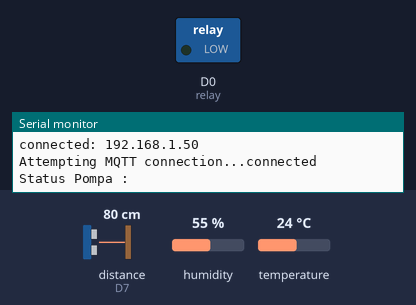
Recording of a sketch running on a simulated ESP8266 (NodeMCU). Shown: switched loads named in the sketch (green lamp = pin HIGH), the last lines printed to the serial monitor. Wiring (inferred from the names in the program): ultrasonic range finder: trigger D8; echo D7. The test bench sets the inputs (shaded band); at power-on: humidity 55 %, distance to the obstacle (sensor on D7) 80 cm, temperature 24 °C. The echo pulse lasts 58.3 µs per cm; WiFi joins after 1.5 s; servers stay silent unless stated; the local clock reads 2024-03-15 10:24:30 at power-on unless the sketch sets it; random numbers use the default seed unless the sketch sets one; no MQTT or app messages arrive unless stated; the audio player accepts every command and is not drawn; pins used as bus, display or sensor lines are not drawn.

Above: at 3.7 s.
3.8 s: humidity set to 78 %
7.0 s: humidity set to 81 %
At 10.5 s:
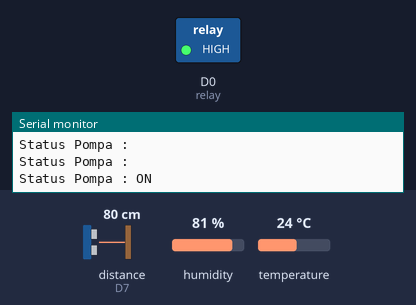
Timing chart, 0 to 12.0 s (numbered marks = the images above; inputs shaded):
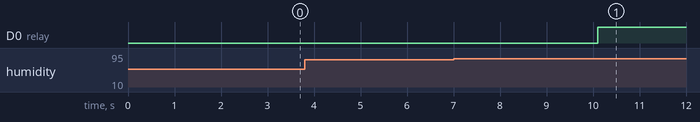

The sketch:

Sonic_Bloom.ino
```cpp
#include <ESP8266WiFi.h>
#include <PubSubClient.h>
#include <DHT.h>
#include <RTClib.h>
#include <Wire.h>
#include <string.h>
#include <DFPlayer_Mini_Mp3.h>
#include <SoftwareSerial.h>


#define PIN_BUSY D5

RTC_DS3231 rtc;
//wiring DS3231;
//SDA ==> D1
//SCL ==> D2

char t[32];


//wiring yang buat musik
SoftwareSerial mp3Serial(D3, D4); // RX, TX


//relay
#define relay D0 //PIN D0 (nodemcu) ==== pin IN (relay)


//ini wiring DHT
#define DHTPIN D6                   //PIN GPIO2 = PIN D4(nodemcu) ==== pin kedua dari kiri (DHT11)
#define DHTTYPE DHT11               //Tipe DHT
DHT dht (DHTPIN,DHTTYPE);

//ini wiring ultrasonic
#define triggerPin  D8 //pin triger  ke D8 ==== pin trig (ultrasonic)
#define echoPin     D7 //pin echo  ke D7 ==== pin echo (ultrasonic)


const char* ssid = "VillaRahayu2";
const char* password =  "bandung1";
const char* mqtt_server = "180.250.135.100";
const int mqtt_port = 8833;


WiFiClient espClient;
PubSubClient client(espClient);

void setup_wifi() {

  delay(10);
  Serial.println();
  Serial.print("Connecting to ");
  Serial.println(ssid);

  WiFi.mode(WIFI_STA);
  WiFi.begin(ssid, password);

  while (WiFi.status() != WL_CONNECTED) {
    delay(500);
    Serial.print(".");
  }

  randomSeed(micros());

  Serial.println("");
  Serial.println("WiFi connected");
  Serial.println("IP address: ");
  Serial.println(WiFi.localIP());
}


void setup() {
  Serial.begin(9600);
  setup_wifi();
  client.setServer(mqtt_server, mqtt_port);
  client.setCallback(callback);

  //rtc

  Wire.begin(5, 4);   //Setting wire 5 untuk SDA dan 4 untuk SCL

  rtc.begin();
  rtc.adjust(DateTime(F(__DATE__),F(__TIME__)));  //Setting Time
//   // rtc.adjust(DateTime(2014, 1, 21, 3, 0, 0));

  pinMode(PIN_BUSY, INPUT);
  Serial.begin (9600);
  Serial.println("Setting up software serial");
  mp3Serial.begin (9600);
  Serial.println("Setting up mp3 player");
  mp3_set_serial (mp3Serial);
  // Delay is required before accessing player. From my experience it's ~1 sec
  delay(1000);
  mp3_set_volume (90);

  //dht
  dht.begin();
  Serial.println();
  Serial.print("connected: ");
  Serial.println(WiFi.localIP());

  pinMode(relay, OUTPUT);

  pinMode(triggerPin, OUTPUT);
  pinMode(echoPin, INPUT);
}


void callback(String topic, byte* payload, unsigned int length) {

  Serial.print("Message arrived on topic: ");
  Serial.print(topic);
  Serial.print(". Message: ");
  String messageTemp;

  for (int i = 0; i < length; i++) {
    Serial.print((char)payload[i]);
    Serial.println("");
    messageTemp += (char)payload[i];
    Serial.print(" message temp : ");
    Serial.print(messageTemp);
  }

  //Serial.println("Musik : " + musik);
  if(String(topic)=="topic/jam1"){
    if(messageTemp == "ON"){
       Serial.println("its work");
       mp3_next ();
  } else  {
    Serial.print ("Belum Waktunya");
    delay(10);
    }

  delay(500);
   Serial.println();
 }
}


void loop() {
  if (!client.connected()){
    reconnect();
  }

  client.loop();
  client.connect("ESP8266Client");


  //DHT11
  float h = dht.readHumidity(); //membaca kelembaban
  float t = dht.readTemperature();  // Membaca Temperatur Dalam Celcius (Default)1
  client.publish("sensor/humi_hidro", String(h).c_str());
  client.publish("sensor/temp_hidro", String(t).c_str());
  //Serial.print("Temperature: ");
  //Serial.print(t);
  //Serial.println(" 'C ");
  //Serial.print("Humidity: ");
  //Serial.print(h);
  //Serial.println(" % ");

  //Ultrasonic
  long duration, jarakair_hidro;

  delayMicroseconds(2);
  digitalWrite(triggerPin, HIGH);
  delayMicroseconds(10);
  digitalWrite(triggerPin, LOW);
  duration = pulseIn(echoPin, HIGH);
  jarakair_hidro = (duration/2) / 29.1;
  client.publish("sensor/jarakair_hidro", String(jarakair_hidro).c_str());
  //Serial.print("jarak :");
 // Serial.print(jarakair_hidro);
  //Serial.println(" cm");
  client.loop();
  delay(1000);


  //humidity
//  String humi;
//
//  if (h <= 30) {
//    humi = "kering";
//    }
//
//  else if (h > 30 && h <70) {
//    humi = "sedang";
//    }
//
//  else if (h >= 70) {
//    humi = "basah";
//    }
//
//
////  //temperature
//  String temp;
//
//  if(t < 19) {
//   temp = "dingin";
//    }
//
//   else if(t > 18 && t <= 28) {
//   temp = "normal";
//    }
//
//   else if(t > 28) {
//    temp = "panas";
//    }


    //else if gabungan dari humidity dan temperature

    String r;
    if(t >= 19 && h >= 80) {
      digitalWrite(relay, HIGH);
      r = "ON";

      }

    else if (t < 19 && h < 80) {
      digitalWrite(relay, HIGH);
      r = "OFF";

      }
      client.publish("sensor/relay_hidro",String(r).c_str());
      Serial.print("Status Pompa : ");
      Serial.println(r);


  DateTime now = rtc.now();

  int jam     = now.hour();
  int menit   = now.minute();
  int detik   = now.second();
  client.publish("time/hour", String(jam).c_str());
  client.publish("time/minute", String(menit).c_str());

}


  void reconnect() {
  while (!client.connected()) {
    Serial.print("Attempting MQTT connection...");
    String clientId = "ESP8266Client-";
    clientId += String(random(0xffff), HEX);
    if (client.connect(clientId.c_str())) {
      Serial.println("connected");
      client.subscribe("topic/jam1");

    } else {
      Serial.print("failed, rc=");
      Serial.print(client.state());
      Serial.println(" try again in 5 seconds");
      delay(5000);
    }
  }
}
```

Measured:
- the behaviour switches between 79 and 80 % on humidity (found by bisection; images 0 and 1)
- after the input at 7.0 s, D0 (relay): LOW → HIGH after 3.1 s
